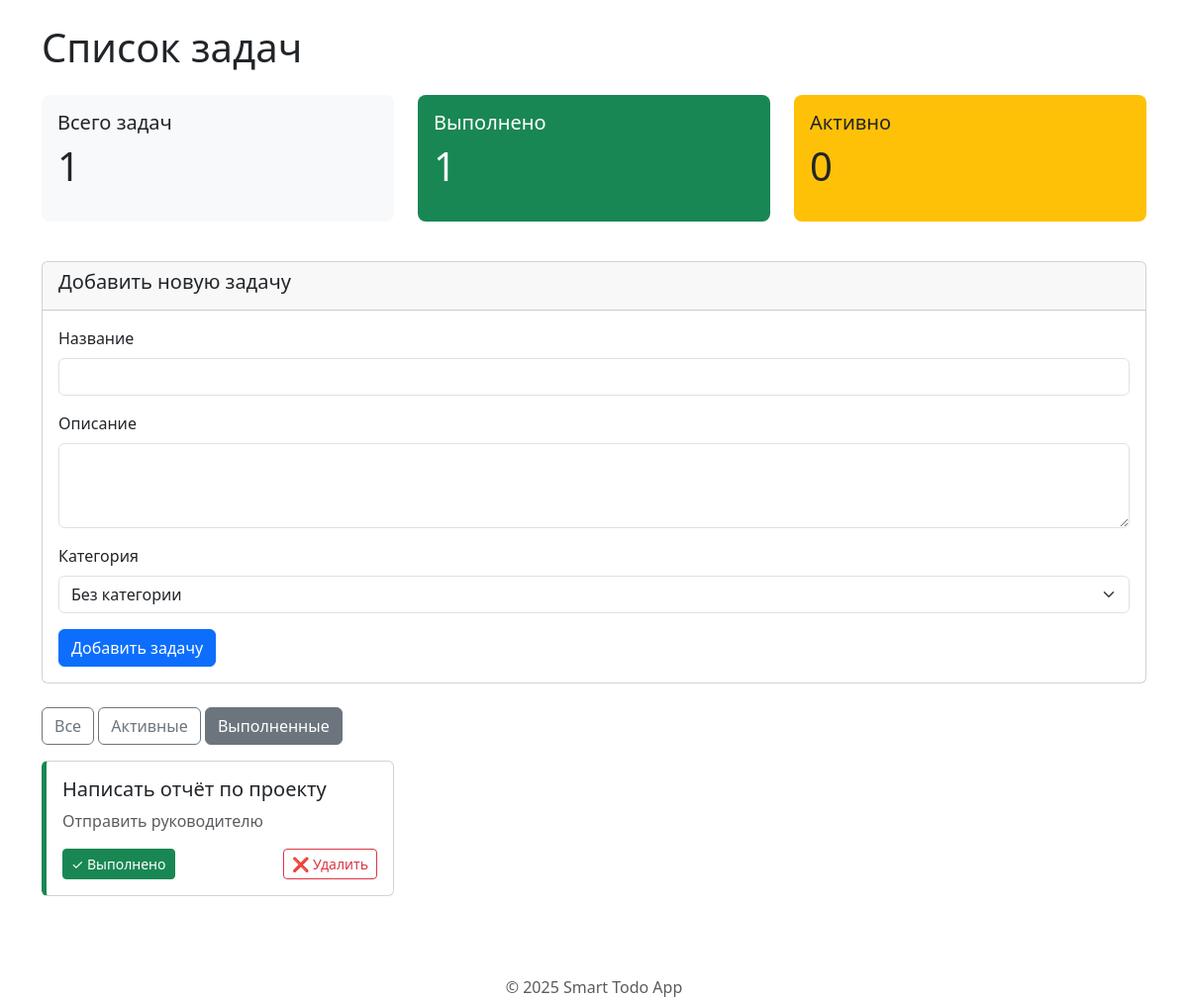
The page /?filter=completed on the database as committed earlier.
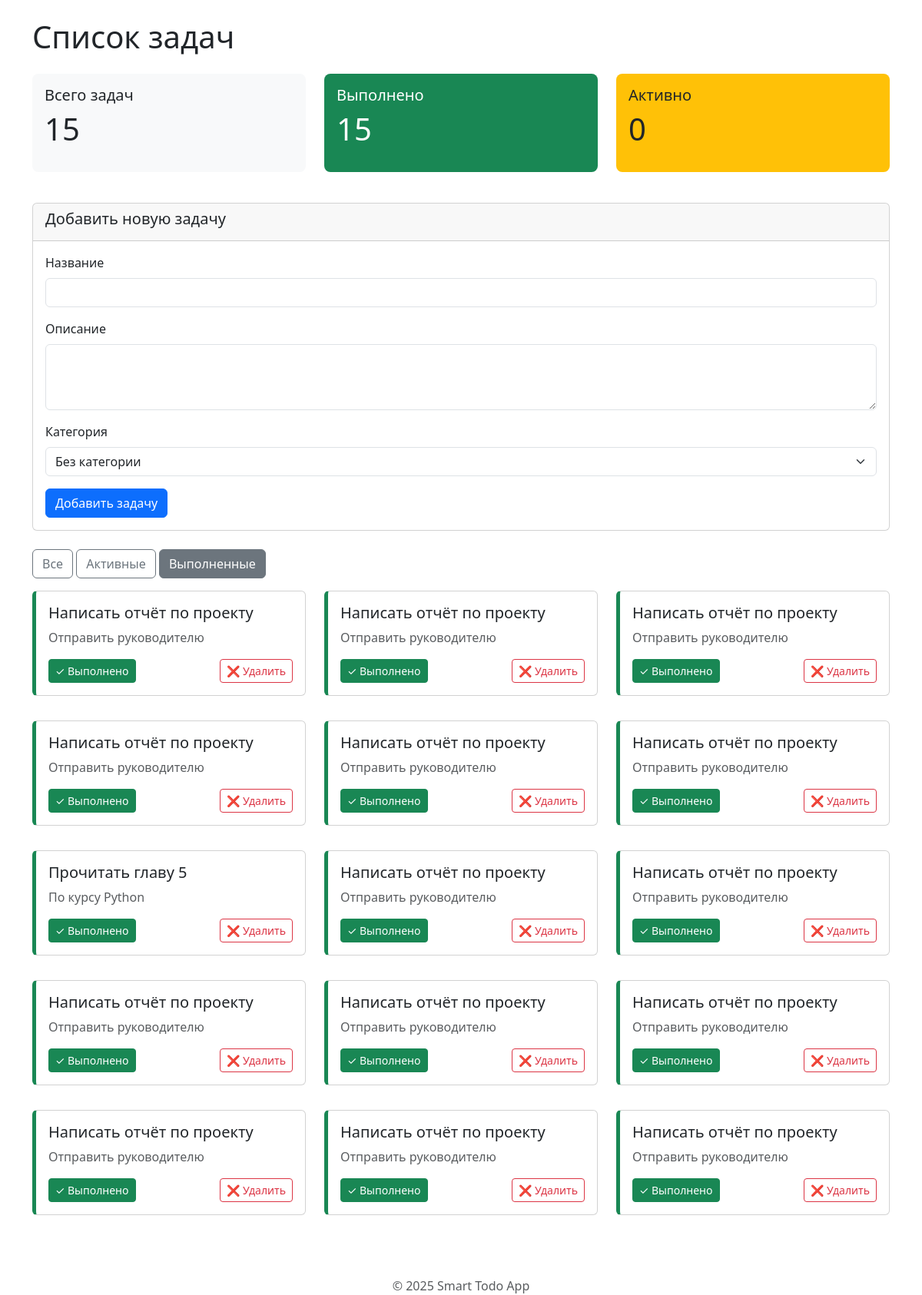
The same page on the database as committed later.
### tables this page shows
CREATE TABLE tasks (
            id INTEGER PRIMARY KEY AUTOINCREMENT,
            title TEXT NOT NULL,
            description TEXT,
            category_id INTEGER,
            status TEXT DEFAULT 'pending',
            created_at TIMESTAMP DEFAULT CURRENT_TIMESTAMP,
            FOREIGN KEY (category_id) REFERENCES categories (id) ON DELETE SET NULL
        );

### src/backend/app.py (the view, shortened to what this page needs)
@app.route('/')
def index():
    conn = get_db_connection()
    filter_param = request.args.get('filter', 'all')
    categories = conn.execute("SELECT * FROM categories").fetchall()
    if filter_param == 'active':
        tasks = conn.execute("""
            SELECT t.id, t.title, t.description, t.status, t.created_at,
                   c.id as category_id, c.name as category_name
            FROM tasks t
            LEFT JOIN categories c ON t.category_id = c.id
            WHERE t.status != 'completed'
            ORDER BY t.created_at DESC
        """).fetchall()
    elif filter_param == 'completed':
        tasks = conn.execute("""
            SELECT t.id, t.title, t.description, t.status, t.created_at,
                   c.id as category_id, c.name as category_name
            FROM tasks t
            LEFT JOIN categories c ON t.category_id = c.id
            WHERE t.status = 'completed'
            ORDER BY t.created_at DESC
        """).fetchall()
    total = len(tasks)
    completed = len([t for t in tasks if t['status'] == 'completed'])
    active = total - completed
    conn.close()
    return render_template(
        'tasks_list.html',
        tasks=tasks,
        categories=categories,
        total_tasks=total,
        completed_tasks=completed,
        active_tasks=active,
        filter=filter_param
    )

### src/backend/app.py (called while the page is built)
def get_db_connection():
    conn = sqlite3.connect(DATABASE_PATH)
    conn.row_factory = sqlite3.Row
    return conn

### src/backend/templates/tasks_list.html (shortened to what this page needs)
{% extends "base.html" %}
{% block header %}Список задач{% endblock %}
{% block content %}
    <div class="row mb-4">
        <div class="col-md-4">
            <div class="stat-box bg-light">
                <h5>Всего задач</h5>
                <p class="display-6">{{ total_tasks }}</p>
            </div>
        </div>
        <div class="col-md-4">
            <div class="stat-box bg-success text-white">
                <h5>Выполнено</h5>
                <p class="display-6">{{ completed_tasks }}</p>
            </div>
        </div>
        <div class="col-md-4">
            <div class="stat-box bg-warning">
                <h5>Активно</h5>
                <p class="display-6">{{ active_tasks }}</p>
            </div>
        </div>
    </div>
    <div class="card mb-4">
        <div class="card-header">
            <h5>Добавить новую задачу</h5>
        </div>
        <div class="card-body">
            <form method="POST" action="/tasks">
                <div class="mb-3">
                    <label for="title" class="form-label">Название</label>
                    <input type="text" class="form-control" id="title" name="title" required>
                </div>
                <div class="mb-3">
                    <label for="description" class="form-label">Описание</label>
                    <textarea class="form-control" id="description" name="description" rows="3"></textarea>
                </div>
                <div class="mb-3">
                    <label for="category_id" class="form-label">Категория</label>
                    <select class="form-select" id="category_id" name="category_id">
                        <option value="">Без категории</option>
                    </select>
                </div>
                <button type="submit" class="btn btn-primary">Добавить задачу</button>
            </form>
        </div>
    </div>
    <div class="mb-3">
        <a href="/" class="btn btn-outline-secondary {% if filter == 'all' %}active{% endif %}">Все</a>
        <a href="/?filter=active" class="btn btn-outline-secondary {% if filter == 'active' %}active{% endif %}">Активные</a>
        <a href="/?filter=completed" class="btn btn-outline-secondary {% if filter == 'completed' %}active{% endif %}">Выполненные</a>
    </div>
    <div class="row">
        {% for task in tasks %}
            <div class="col-md-6 col-lg-4 mb-3">
                <div class="card task-card status-{{ task.status }}">
                    <div class="card-body">
                        <h5 class="card-title">{{ task.title }}</h5>
                        {% if task.description %}
                            <p class="card-text text-muted">{{ task.description }}</p>
                        {% endif %}
                        <div class="mt-3 d-flex justify-content-between">
                            <form method="POST" action="/tasks/{{ task.id }}/toggle" style="display:inline;">
                                <button type="submit" class="btn btn-sm {% if task.status == 'completed' %}btn-success{% else %}btn-outline-success{% endif %}">
                                    {% if task.status == 'completed' %}✓ Выполнено{% else %}➤ Выполнить{% endif %}
                                </button>
                            </form>
                            <form method="POST" action="/tasks/{{ task.id }}/delete" style="display:inline;">
                                <button type="submit" class="btn btn-sm btn-outline-danger" onclick="return confirm('Удалить задачу?')">
                                    ❌ Удалить
                                </button>
                            </form>
                        </div>
                    </div>
                </div>
            </div>
        {% endfor %}
    </div>
{% endblock %}

### src/backend/templates/base.html (shortened to what this page needs)
<!DOCTYPE html>
<html lang="ru">
<head>
    <link href="https://cdn.jsdelivr.net/npm/bootstrap@5.3.0/dist/css/bootstrap.min.css" rel="stylesheet">
</head>
<body>
    <div class="container mt-4">
        <h1 class="mb-4">{% block header %}{% endblock %}</h1>
        {% block content %}{% endblock %}
        <footer class="mt-5 text-center text-muted">
            &copy; 2025 Smart Todo App
        </footer>
    </div>
</body>
</html>

### src/backend/templates/base.html (style rules this page uses)
.task-card { margin-bottom: 1rem; border-left-width: 5px; }
.status-completed { border-left-color: #198754; }
.stat-box { padding: 1rem; border-radius: 0.5rem; margin-bottom: 1rem; }

Rows that differ between the two databases and show on the page:
added tasks: title "Написать отчёт по проекту", description "Отправить руководителю", status "✓ Выполнено"
added tasks: title "Написать отчёт по проекту", description "Отправить руководителю", status "✓ Выполнено"
added tasks: title "Написать отчёт по проекту", description "Отправить руководителю", status "✓ Выполнено"
added tasks: title "Написать отчёт по проекту", description "Отправить руководителю", status "✓ Выполнено"
added tasks: title "Написать отчёт по проекту", description "Отправить руководителю", status "✓ Выполнено"
added tasks: title "Написать отчёт по проекту", description "Отправить руководителю", status "✓ Выполнено"
added tasks: title "Прочитать главу 5", description "По курсу Python", status "✓ Выполнено"
added tasks: title "Написать отчёт по проекту", description "Отправить руководителю", status "✓ Выполнено"
added tasks: title "Написать отчёт по проекту", description "Отправить руководителю", status "✓ Выполнено"
added tasks: title "Написать отчёт по проекту", description "Отправить руководителю", status "✓ Выполнено"
added tasks: title "Написать отчёт по проекту", description "Отправить руководителю", status "✓ Выполнено"
added tasks: title "Написать отчёт по проекту", description "Отправить руководителю", status "✓ Выполнено"
added tasks: title "Написать отчёт по проекту", description "Отправить руководителю", status "✓ Выполнено"
added tasks: title "Написать отчёт по проекту", description "Отправить руководителю", status "✓ Выполнено"
Other text that changed with them:
{{ total_tasks }}: "1" → "15"
{{ completed_tasks }}: "1" → "15"
